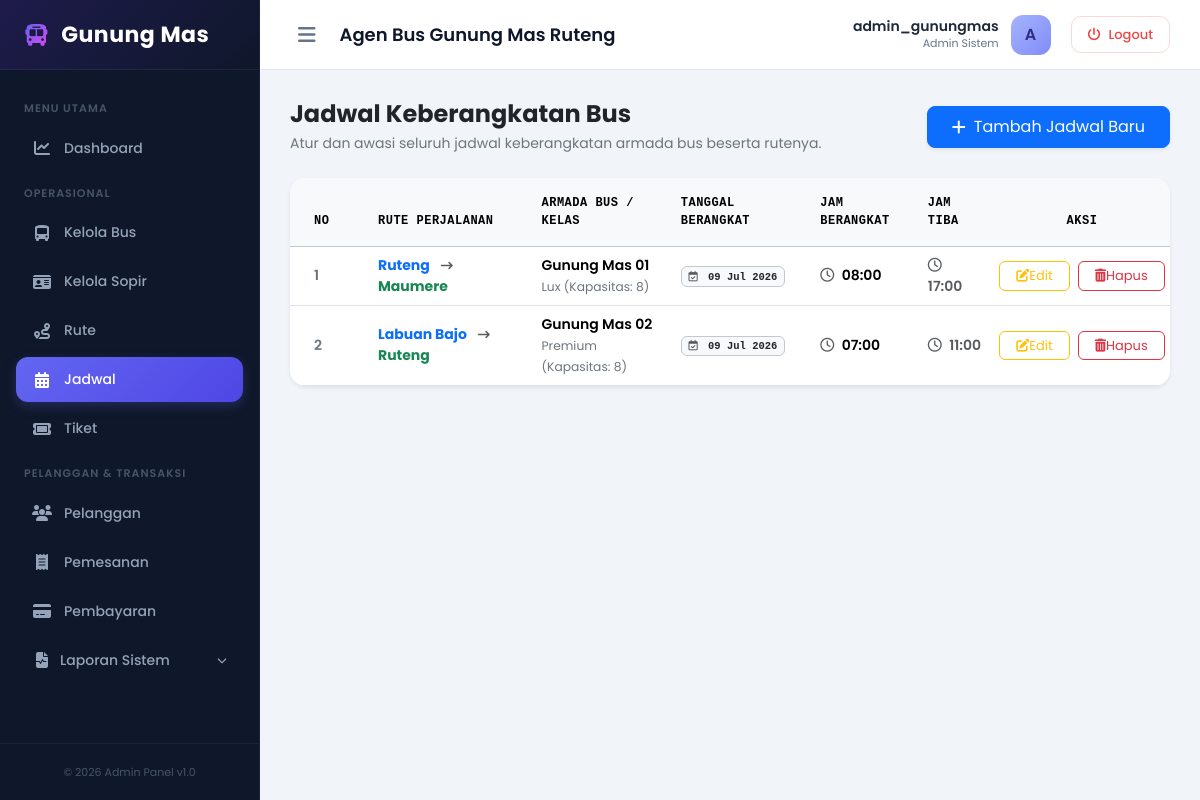
/dashboard/jadwal/ (signed in), run on the app's committed database.
### core/models.py (models this page shows, shortened)
class Jadwal(models.Model):
    id_jadwal = models.AutoField(primary_key=True)
    bus = models.ForeignKey(Bus, on_delete=models.CASCADE, db_column='id_bus')
    rute = models.ForeignKey(Rute, on_delete=models.CASCADE, db_column='id_rute')
    tanggal_berangkat = models.DateField()
    jam_berangkat = models.TimeField()
    jam_tiba = models.TimeField()

class Rute(models.Model):
    id_rute = models.AutoField(primary_key=True)
    kota_asal = models.CharField(max_length=50)
    kota_tujuan = models.CharField(max_length=50)
    jarak = models.CharField(max_length=20, blank=True, null=True)
    def __str__(self):
        return f"{self.kota_asal} - {self.kota_tujuan}"

class Bus(models.Model):
    id_bus = models.AutoField(primary_key=True)
    nama_bus = models.CharField(max_length=50) # Contoh: Gunung Mas 01
    nomor_polisi = models.CharField(max_length=15)
    kapasitas = models.IntegerField() # Lux: 8, Premium: 8, Std: 10
    tipe_bus = models.CharField(max_length=20) # Lux, Premium, Std
    foto = models.ImageField(upload_to='bus_photos/', blank=True, null=True)
    sopir = models.OneToOneField('Sopir', on_delete=models.SET_NULL, null=True, blank=True, db_column='id_sopir')

### core/views.py (the view)
# urls.py: path('dashboard/jadwal/', views.jadwal_index, name='jadwal_index'),
def jadwal_index(request):
    if 'admin_id' not in request.session:
        return redirect('login')
    semua_jadwal = Jadwal.objects.all().select_related('bus', 'rute').order_by('-id_jadwal')
    context = {
        'username': request.session.get('admin_username'),
        'semua_jadwal': semua_jadwal
    }
    return render(request, 'core/jadwal/index.html', context)

### core/templates/core/jadwal/index.html (shortened to what this page needs)
{% extends 'core/base_dashboard.html' %}
{% load humanize %}
{% block content %}
<div class="d-flex flex-column flex-md-row justify-content-between align-items-start align-items-md-center mb-4 gap-3">
    <div>
        <h4 class="fw-bold text-dark mb-1">Jadwal Keberangkatan Bus</h4>
        <p class="text-secondary small mb-0">Atur dan awasi seluruh jadwal keberangkatan armada bus beserta rutenya.</p>
    </div>
    <a href="{% url 'jadwal_add' %}" class="btn btn-primary px-4 py-2 rounded-3 shadow-sm d-flex align-items-center gap-2">
        <i class="fa-solid fa-plus"></i> Tambah Jadwal Baru
    </a>
</div>
<div class="card border-0 shadow-sm rounded-4 overflow-hidden">
    <div class="card-body p-0">
        <div class="table-responsive">
            <table class="table table-hover align-middle mb-0" style="min-width: 900px;">
                <thead class="table-light text-secondary font-monospace" style="font-size: 12px; letter-spacing: 0.5px;">
                    <tr>
                        <th class="py-3 ps-4" style="width: 80px;">NO</th>
                        <th class="py-3">RUTE PERJALANAN</th>
                        <th class="py-3">ARMADA BUS / KELAS</th>
                        <th class="py-3">TANGGAL BERANGKAT</th>
                        <th class="py-3">JAM BERANGKAT</th>
                        <th class="py-3">JAM TIBA</th>
                        <th class="py-3 pe-4 text-center" style="width: 200px;">AKSI</th>
                    </tr>
                </thead>
                <tbody class="text-dark" style="font-size: 14px;">
                    {% if semua_jadwal %}
                        {% for j in semua_jadwal %}
                            <tr>
                                <td class="ps-4 fw-semibold text-secondary">{{ forloop.counter }}</td>
                                <td class="fw-bold">
                                    <span class="text-primary">{{ j.rute.kota_asal }}</span>
                                    <i class="fa-solid fa-arrow-right-long mx-2 text-muted" style="font-size: 12px;"></i>
                                    <span class="text-success">{{ j.rute.kota_tujuan }}</span>
                                </td>
                                <td>
                                    <div class="fw-semibold">{{ j.bus.nama_bus }}</div>
                                    <small class="text-secondary">{{ j.bus.tipe_bus }} (Kapasitas: {{ j.bus.kapasitas }})</small>
                                </td>
                                <td>
                                    <span class="badge bg-light text-dark border border-secondary-subtle px-2.5 py-1.5 font-monospace">
                                        <i class="fa-regular fa-calendar-check me-1 text-muted"></i> {{ j.tanggal_berangkat|date:"d M Y" }}
                                    </span>
                                </td>
                                <td class="fw-semibold text-indigo">
                                    <i class="fa-regular fa-clock me-1 text-muted"></i> {{ j.jam_berangkat|time:"H:i" }}
                                </td>
                                <td class="fw-semibold text-muted">
                                    <i class="fa-regular fa-clock me-1 text-muted"></i> {{ j.jam_tiba|time:"H:i" }}
                                </td>
                                <td class="pe-4 text-center">
                                    <div class="d-flex justify-content-center gap-2">
                                        <a href="{% url 'jadwal_edit' j.id_jadwal %}" class="btn btn-sm btn-outline-warning px-3 rounded-2 d-flex align-items-center gap-1.5" style="font-size: 13px;">
                                            <i class="fa-solid fa-pen-to-square"></i> Edit
                                        </a>
                                        <form action="{% url 'jadwal_delete' j.id_jadwal %}" method="POST" class="delete-form d-inline-block">
                                            <button type="button" class="btn btn-sm btn-outline-danger px-3 rounded-2 delete-btn d-flex align-items-center gap-1.5" style="font-size: 13px;" data-name="{{ j.rute }} pada {{ j.tanggal_berangkat }} pukul {{ j.jam_berangkat }}">
                                                <i class="fa-solid fa-trash-can"></i> Hapus
                                            </button>
                                        </form>
                                    </div>
                                </td>
                            </tr>
                        {% endfor %}
                    {% endif %}
                </tbody>
            </table>
        </div>
    </div>
</div>
{% endblock %}

### core/templates/core/base_dashboard.html (style rules this page uses)
:root { --sidebar-width: 260px; --navbar-height: 70px; --primary-color: #4f46e5; --primary-hover: #4338ca; --dark-navy: #0f172a; --slate-gray: #f8fafc; --border-color: #e2e8f0; }
body { font-family: 'Poppins', sans-serif; background-color: #f1f5f9; color: #1e293b; min-height: 100vh; overflow-x: hidden; }

### data on the page
Jadwal: rute.kota_asal "Ruteng", rute.kota_tujuan "Maumere", bus.nama_bus "Gunung Mas 01", bus.tipe_bus "Lux", bus.kapasitas "8", tanggal_berangkat "09 Jul 2026", jam_berangkat "08:00", jam_tiba "17:00"
Jadwal: rute.kota_asal "Labuan Bajo", rute.kota_tujuan "Ruteng", bus.nama_bus "Gunung Mas 02", bus.tipe_bus "Premium", bus.kapasitas "8", tanggal_berangkat "09 Jul 2026", jam_berangkat "07:00", jam_tiba "11:00"

### other printed values
{{ request.session.admin_username }} "admin_gunungmas"
{{ request.session.admin_username|slice:":1"|upper }} "A"
